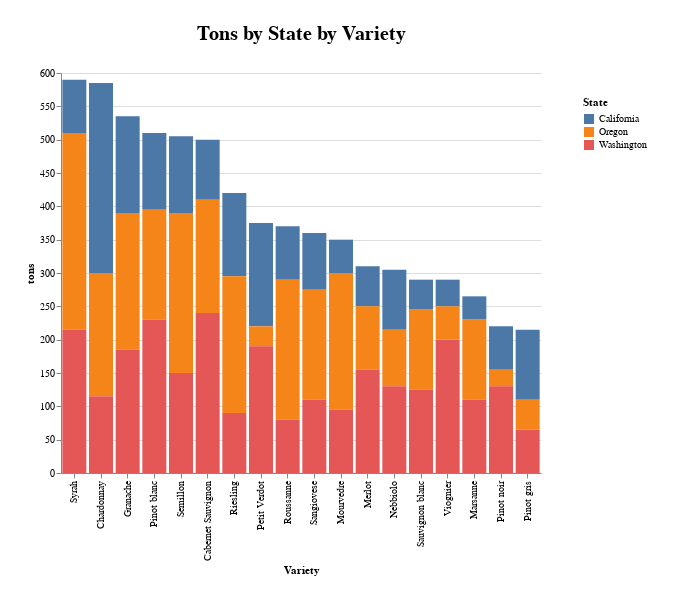

The cell this chart's notebook holds for it:
### Code cell
chart_buyer = requests.get('http://127.0.0.1:8000/graph/df-grapes-by-state-buyer').json()
Chart.from_dict(chart_buyer)

### Figure 1 — Vega-Lite specification as saved in the notebook (floating-point values rounded to 4 significant figures)
{"config": {"view": {"continuousWidth": 400, "continuousHeight": 300, "stroke": "#FFF"}, "legend": {"padding": 24}, "title": {"fontSize": 20, "offset": 24}}, "data": {"name": "data-15c9e2286b7e18a26f65981035691e95"}, "mark": "bar", "datasets": {"data-15c9e2286b7e18a26f65981035691e95": [{"variety": "Cabernet Sauvignon", "side": "Buyer", "state": "California", "tons": 90}, {"variety": "Cabernet Sauvignon", "side": "Buyer", "state": "Oregon", "tons": 170}, {"variety": "Cabernet Sauvignon", "side": "Buyer", "state": "Washington", "tons": 240}, {"variety": "Chardonnay", "side": "Buyer", "state": "California", "tons": 285}, {"variety": "Chardonnay", "side": "Buyer", "state": "Oregon", "tons": 185}, {"variety": "Chardonnay", "side": "Buyer", "state": "Washington", "tons": 115}, {"variety": "Granache", "side": "Buyer", "state": "California", "tons": 145}, {"variety": "Granache", "side": "Buyer", "state": "Oregon", "tons": 205}, {"variety": "Granache", "side": "Buyer", "state": "Washington", "tons": 185}, {"variety": "Marsanne", "side": "Buyer", "state": "California", "tons": 35}, {"variety": "Marsanne", "side": "Buyer", "state": "Oregon", "tons": 120}, {"variety": "Marsanne", "side": "Buyer", "state": "Washington", "tons": 110}, {"variety": "Merlot", "side": "Buyer", "state": "California", "tons": 60}, {"variety": "Merlot", "side": "Buyer", "state": "Oregon", "tons": 95}, {"variety": "Merlot", "side": "Buyer", "state": "Washington", "tons": 155}, {"variety": "Mourvedre", "side": "Buyer", "state": "California", "tons": 50}, {"variety": "Mourvedre", "side": "Buyer", "state": "Oregon", "tons": 205}, {"variety": "Mourvedre", "side": "Buyer", "state": "Washington", "tons": 95}, {"variety": "Nebbiolo", "side": "Buyer", "state": "California", "tons": 90}, {"variety": "Nebbiolo", "side": "Buyer", "state": "Oregon", "tons": 85}, {"variety": "Nebbiolo", "side": "Buyer", "state": "Washington", "tons": 130}, {"variety": "Petit Verdot", "side": "Buyer", "state": "California", "tons": 155}, {"variety": "Petit Verdot", "side": "Buyer", "state": "Oregon", "tons": 30}, {"variety": "Petit Verdot", "side": "Buyer", "state": "Washington", "tons": 190}, {"variety": "Pinot blanc", "side": "Buyer", "state": "California", "tons": 115}, {"variety": "Pinot blanc", "side": "Buyer", "state": "Oregon", "tons": 165}, {"variety": "Pinot blanc", "side": "Buyer", "state": "Washington", "tons": 230}, {"variety": "Pinot gris", "side": "Buyer", "state": "California", "tons": 105}, {"variety": "Pinot gris", "side": "Buyer", "state": "Oregon", "tons": 45}, {"variety": "Pinot gris", "side": "Buyer", "state": "Washington", "tons": 65}, {"variety": "Pinot noir", "side": "Buyer", "state": "California", "tons": 65}, {"variety": "Pinot noir", "side": "Buyer", "state": "Oregon", "tons": 25}, {"variety": "Pinot noir", "side": "Buyer", "state": "Washington", "tons": 130}, {"variety": "Riesling", "side": "Buyer", "state": "California", "tons": 125}, {"variety": "Riesling", "side": "Buyer", "state": "Oregon", "tons": 205}, {"variety": "Riesling", "side": "Buyer", "state": "Washington", "tons": 90}, {"variety": "Roussanne", "side": "Buyer", "state": "California", "tons": 80}, {"variety": "Roussanne", "side": "Buyer", "state": "Oregon", "tons": 210}, {"variety": "Roussanne", "side": "Buyer", "state": "Washington", "tons": 80}, {"variety": "Sangiovese", "side": "Buyer", "state": "California", "tons": 85}, {"variety": "Sangiovese", "side": "Buyer", "state": "Oregon", "tons": 165}, {"variety": "Sangiovese", "side": "Buyer", "state": "Washington", "tons": 110}, {"variety": "Sauvignon blanc", "side": "Buyer", "state": "California", "tons": 45}, {"variety": "Sauvignon blanc", "side": "Buyer", "state": "Oregon", "tons": 120}, {"variety": "Sauvignon blanc", "side": "Buyer", "state": "Washington", "tons": 125}, {"variety": "Semillon", "side": "Buyer", "state": "California", "tons": 115}, {"variety": "Semillon", "side": "Buyer", "state": "Oregon", "tons": 240}, {"variety": "Semillon", "side": "Buyer", "state": "Washington", "tons": 150}, {"variety": "Syrah", "side": "Buyer", "state": "California", "tons": 80}, {"variety": "Syrah", "side": "Buyer", "state": "Oregon", "tons": 295}, {"variety": "Syrah", "side": "Buyer", "state": "Washington", "tons": 215}, {"variety": "Viognier", "side": "Buyer", "state": "California", "tons": 40}, {"variety": "Viognier", "side": "Buyer", "state": "Oregon", "tons": 50}, {"variety": "Viognier", "side": "Buyer", "state": "Washington", "tons": 200}]}, "encoding": {"color": {"field": "state", "title": "State", "type": "nominal"}, "tooltip": [{"field": "state", "type": "nominal"}, {"field": "variety", "type": "nominal"}, {"field": "tons", "type": "quantitative"}], "x": {"field": "variety", "sort": "-y", "title": "Variety", "type": "nominal"}, "y": {"field": "tons", "type": "quantitative"}}, "height": 400, "padding": 24, "title": "Tons by State by Variety", "width": 480, "$schema": "https://vega.github.io/schema/vega-lite/v4.17.0.json"}
